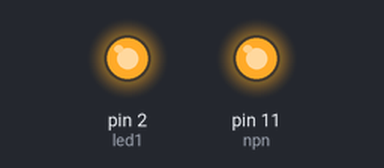
This sketch was run on a simulated Arduino Uno, built with avr-gcc and run on an emulated ATmega328P. Shown: output pins drawn as LEDs (lit = HIGH).

Above: at 0.5 s.
At 1.5 s:
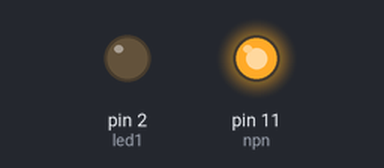
At 5.5 s:
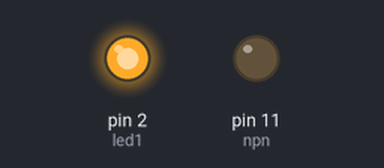
Timing chart, 0 to 6.9 s (numbered marks = the images above):
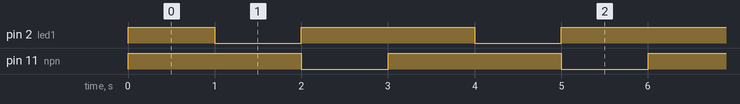

The sketch:

Fe_cube_01_led_npn.ino
```cpp
/*
Controlling a simple led via an npn switch and a anode current interrupt
*/

// led anode (+) is connected to 2,
// led kathode is connected to GND via an npn transistor
int led1=2;
// npn transistor control is connected to 11 (middle leg)
int npn=11;

// we can control the led in two ways:
//  1. we can interrupt the GND current to the led via pin npn
//  2. we can interrupt the current coming from the anode via pin led1

void setup()  {
 pinMode(led1,OUTPUT);
 pinMode(npn,OUTPUT);
}

void loop(){
  //we cycle through 3 states.
  //This is on:
  digitalWrite(led1,HIGH);
  digitalWrite(npn,HIGH);
  delay(1000);
  //This is off, no current to led
  digitalWrite(led1,LOW);
  digitalWrite(npn,HIGH);
  delay(1000);
  //This is off due to NPN
  digitalWrite(led1,HIGH);
  digitalWrite(npn,LOW);
  delay(1000);
}
```

Measured:
- by itself, pin 2 (led1): repeats every 3.0 s: LOW 1.0 s, HIGH 2.0 s
- by itself, pin 11 (npn): alternates HIGH for 2.0 s and LOW for 1.0 s
- by itself, everything shown: repeats every 3.0 s, in 3 steps
